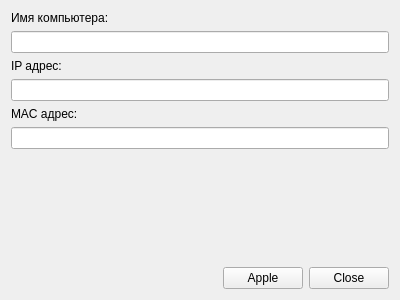
<?xml version="1.0" encoding="UTF-8"?>
<ui version="4.0">
 <class>RecordForm</class>
 <widget class="QWidget" name="RecordForm">
  <property name="geometry">
   <rect>
    <x>0</x>
    <y>0</y>
    <width>400</width>
    <height>300</height>
   </rect>
  </property>
  <property name="windowTitle">
   <string>Form</string>
  </property>
  <layout class="QGridLayout" name="gridLayout">
   <item row="0" column="0">
    <layout class="QVBoxLayout" name="verticalLayout">
     <item>
      <widget class="QLabel" name="label_Name">
       <property name="text">
        <string>Имя компьютера:</string>
       </property>
      </widget>
     </item>
     <item>
      <widget class="QLineEdit" name="lineEdit_Name"/>
     </item>
     <item>
      <widget class="QLabel" name="label_IP">
       <property name="text">
        <string>IP адрес:</string>
       </property>
      </widget>
     </item>
     <item>
      <widget class="QLineEdit" name="lineEdit_IP"/>
     </item>
     <item>
      <widget class="QLabel" name="label_MAC">
       <property name="text">
        <string>MAC адрес:</string>
       </property>
      </widget>
     </item>
     <item>
      <widget class="QLineEdit" name="lineEdit_MAC"/>
     </item>
     <item>
      <spacer name="verticalSpacer">
       <property name="orientation">
        <enum>Qt::Vertical</enum>
       </property>
       <property name="sizeHint" stdset="0">
        <size>
         <width>20</width>
         <height>40</height>
        </size>
       </property>
      </spacer>
     </item>
     <item>
      <layout class="QHBoxLayout" name="horizontalLayout">
       <item>
        <spacer name="horizontalSpacer">
         <property name="orientation">
          <enum>Qt::Horizontal</enum>
         </property>
         <property name="sizeHint" stdset="0">
          <size>
           <width>40</width>
           <height>20</height>
          </size>
         </property>
        </spacer>
       </item>
       <item>
        <widget class="QPushButton" name="pushButton_Apple">
         <property name="text">
          <string>Apple</string>
         </property>
        </widget>
       </item>
       <item>
        <widget class="QPushButton" name="pushButton_Close">
         <property name="text">
          <string>Close</string>
         </property>
        </widget>
       </item>
      </layout>
     </item>
    </layout>
   </item>
  </layout>
 </widget>
 <resources/>
 <connections/>
</ui>
